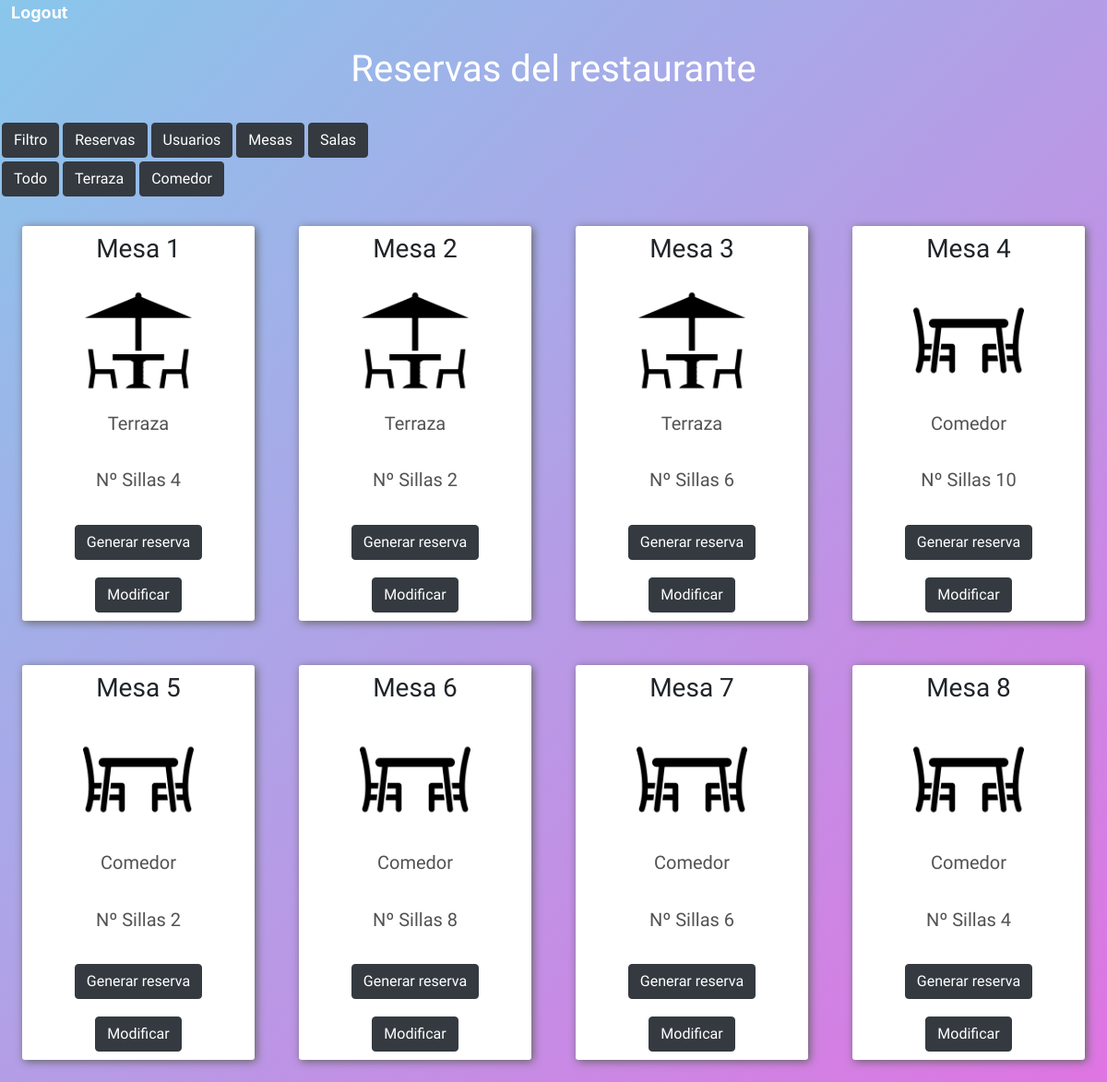
The page /view/vista.admin.php (signed in) on the database its author committed.
### tables this page shows
CREATE TABLE `tbl_ubicacion` (
  `id_ubi` int(11) NOT NULL,
  `tipo_ubi` varchar(45) DEFAULT NULL,
  `foto_ubi` varchar(100) NOT NULL
);

CREATE TABLE `tbl_mesa` (
  `id_mesa` int(11) NOT NULL,
  `nombre_mesa` varchar(30) NOT NULL,
  `num_silla_dispo` varchar(2) DEFAULT NULL,
  `reservada` tinyint(4) DEFAULT NULL,
  `id_ubi` int(11) DEFAULT NULL
);

### services/ver.php (called while the page is built, shortened)
<?php
include '../services/conexion.php';
if (isset($_POST['filtre'])) {
    switch ($_POST['filtre']) {
        case 'TODO':
            $ubicacion='%';
            break;
        case 'Terraza':
            $ubicacion=1;
            break;
        case 'Comedor':
            $ubicacion=2;
            break;
        default:
            $ubicacion='%';
            break;
    };
}else{
    $ubicacion='%';
}
$sentencia = $pdo->prepare("SELECT
tbl_mesa.id_mesa,
tbl_mesa.reservada,
max(tbl_reserva.id_reserva) as id_reserva,
max(tbl_reserva.num_personas) as num_personas,
max(tbl_reserva.nombre_cliente) as nombre_cliente,
max(tbl_reserva.telf_cliente) as telf_cliente,
max(tbl_reserva.fecha) as fecha,
max(tbl_reserva.hora) as hora,
tbl_mesa.num_silla_dispo,
tbl_mesa.nombre_mesa,
tbl_ubicacion.tipo_ubi,
tbl_ubicacion.foto_ubi,
tbl_mesa.id_ubi
from tbl_mesa
left outer join tbl_reserva on tbl_mesa.id_mesa=tbl_reserva.id_mesa
left outer join tbl_ubicacion on tbl_ubicacion.id_ubi=tbl_mesa.id_ubi
where tbl_mesa.id_ubi like ?
group by tbl_mesa.id_mesa
order by id_mesa");
$sentencia->bindParam(1, $ubicacion);
$sentencia->execute();
$listaMesas=$sentencia->fetchAll(PDO::FETCH_ASSOC);

### view/vista.admin.php (the view, shortened to what this page needs)
<?php
include '../services/ver.php';
?>
<!DOCTYPE html>
<html lang="en">
<head>
    <link rel="stylesheet" href="../css/vista.css">
    <link rel="stylesheet" href="https://stackpath.bootstrapcdn.com/bootstrap/4.4.1/css/bootstrap.min.css">
</head>
<body>
</body>
</html>
<?php
echo "<a href='../process/logout.php' class='logout'>Logout</a>";
echo "<h1>Reservas del restaurante</h1>";
echo "<a type='button' class='btn btn-dark btn_filtro' href='../process/filtro.php' class='filtro'>Filtro</a>";
echo "<a type='button' class='btn btn-dark btn_filtro' href='reservas.php' class='filtro'>Reservas</a>";
echo "<a type='button' class='btn btn-dark btn_filtro' href='usuarios.php' class='filtro'>Usuarios</a>";
echo "<a type='button' class='btn btn-dark btn_filtro' href='mesas.php' class='filtro'>Mesas</a>";
echo "<a type='button' class='btn btn-dark btn_filtro' href='salas.php' class='filtro'>Salas</a>";
?>
<div class="tabla_botones">
        <form action='vista.admin.php' method='post'>
                <input type='submit' name='filtre' class='btn btn-dark btn_salas' value="Todo">
        </form>
</div>
<?php
        $query = $pdo->prepare("SELECT * FROM tbl_ubicacion");
        $query->execute();
        $data = $query->fetchAll();
        foreach ($data as $valores){
        ?>
        <form action='vista.admin.php' method='post'>
                <div class="tabla_botones">
                        <input type='submit' name='filtre' class='btn btn-dark btn_salas' value="<?php echo $valores['tipo_ubi']?>">
                </div>
        </form>
        <?php
        }
foreach ($listaMesas as $mesa) {
        echo "<table class='column'>";
        echo "<tr>";
        echo "<td><h3>{$mesa['nombre_mesa']}</h3></td>";
        echo "</tr>";
        echo "<tr>";
        echo "<td><img src='../img/{$mesa['foto_ubi']}'></td>";
        echo "</tr>";
        echo "<tr>";
        echo "<td><p>{$mesa['tipo_ubi']}</p></td>";
        echo "</tr>";
        echo "<tr>";
        echo "<td><p>Nº Sillas {$mesa['num_silla_dispo']}</p></td>";
        echo "</tr>";
        echo "<td><a type='button' class='btn btn-dark' href='../view/crear.reserva.form.admin.php?id={$mesa['id_mesa']}&nsillas={$mesa['num_silla_dispo']}'>Generar reserva</a></td>";
        ?>
        <?php
        echo "<td><a type='button' class='btn btn-dark'  href='modificar.mesa.form.admin.php?id_mesa={$mesa['id_mesa']}&nombre_mesa={$mesa['nombre_mesa']}&num_silla_dispo={$mesa['num_silla_dispo']}&reservada={$mesa['reservada']}&id_ubi={$mesa['id_ubi']}&tipo_ubi={$mesa['tipo_ubi']}'>Modificar</a></td>";
        echo "</table>";
}
?>
</body>
</html>

### css/vista.css (style rules this page uses)
* { box-sizing: border-box; }
body { background: linear-gradient(-45deg, #df74e2, #89c7eb); }
.logout { position: center; text-align: right; color: white; width: 100%; padding-left: 1%; font-weight: bolder; font-size: 18px; }
h1 { text-align: center; padding-top: 2%; padding-bottom: 2%; color: white; font-family: 'Carter One'; }
table { background-color: white; float: left; border-radius: 3px; margin: 2%; padding-bottom: 10%; box-shadow: 2px 2px 10px #666; text-align: center; width: 21%; }
td { padding: 3%; }
h3 { font-size: 10px; font-family: 'Zen Antique', serif; }
p { font-size: 20px; font-family: 'Zen Antique', serif; color: rgb(83, 82, 82); }
.btn { font-family: 'Zen Antique', serif; margin: 2px; position: left; text-align: center; }
input { margin-top: 10px; float: left; }
.column img { width: 120px; height: 120px; }

### rows shown on the page
tbl_ubicacion: filtre "Terraza"
tbl_ubicacion: filtre "Comedor"
tbl_mesa: nombre_mesa "Mesa 1", id_ubi.foto_ubi (picture), id_ubi.tipo_ubi "Terraza", num_silla_dispo "4"
tbl_mesa: nombre_mesa "Mesa 2", id_ubi.foto_ubi (picture), id_ubi.tipo_ubi "Terraza", num_silla_dispo "2"
tbl_mesa: nombre_mesa "Mesa 3", id_ubi.foto_ubi (picture), id_ubi.tipo_ubi "Terraza", num_silla_dispo "6"
tbl_mesa: nombre_mesa "Mesa 4", id_ubi.foto_ubi (picture), id_ubi.tipo_ubi "Comedor", num_silla_dispo "10"
tbl_mesa: nombre_mesa "Mesa 5", id_ubi.foto_ubi (picture), id_ubi.tipo_ubi "Comedor", num_silla_dispo "2"
tbl_mesa: nombre_mesa "Mesa 6", id_ubi.foto_ubi (picture), id_ubi.tipo_ubi "Comedor", num_silla_dispo "8"
tbl_mesa: nombre_mesa "Mesa 7", id_ubi.foto_ubi (picture), id_ubi.tipo_ubi "Comedor", num_silla_dispo "6"
tbl_mesa: nombre_mesa "Mesa 8", id_ubi.foto_ubi (picture), id_ubi.tipo_ubi "Comedor", num_silla_dispo "4"
